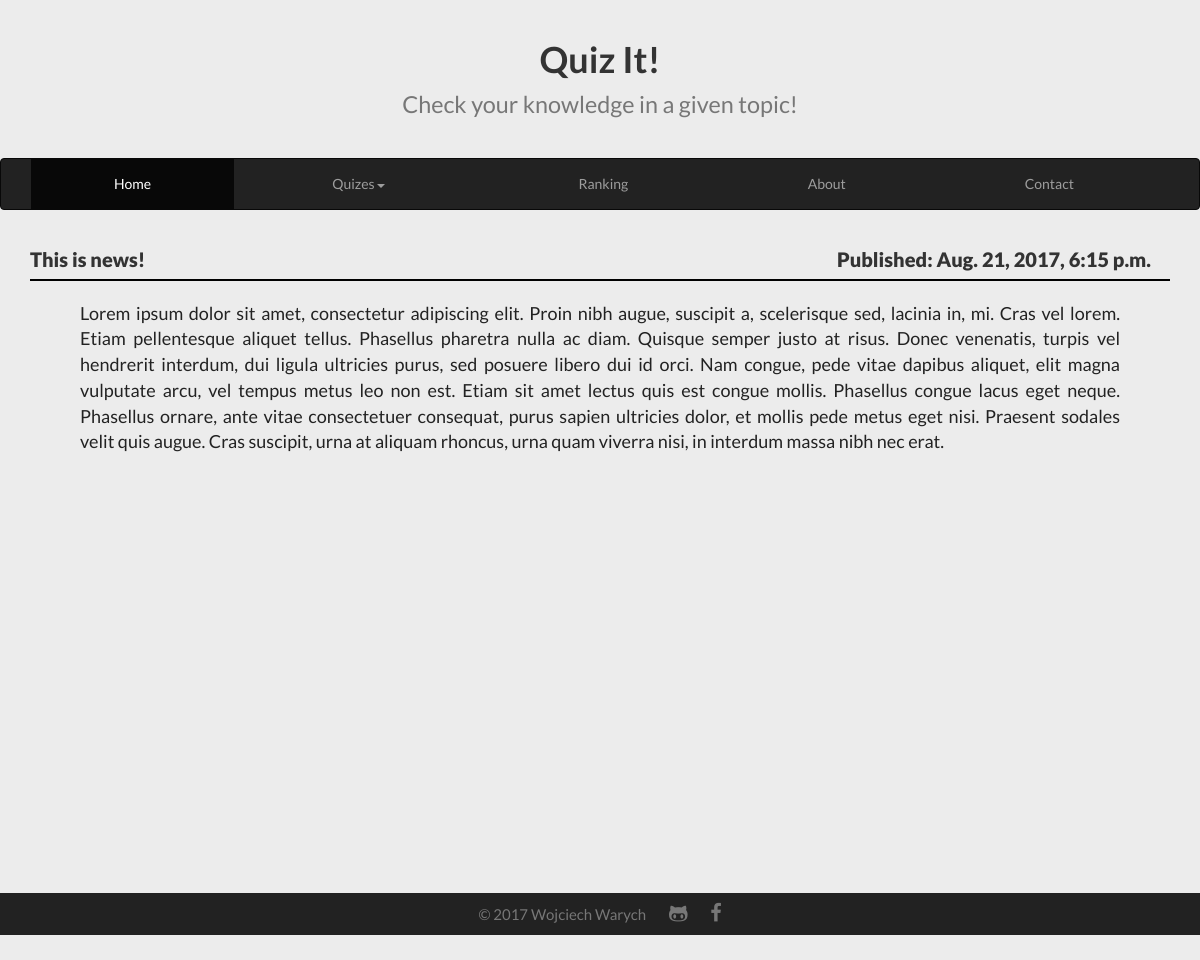
The page /home/posts/1/ on the database as committed earlier.
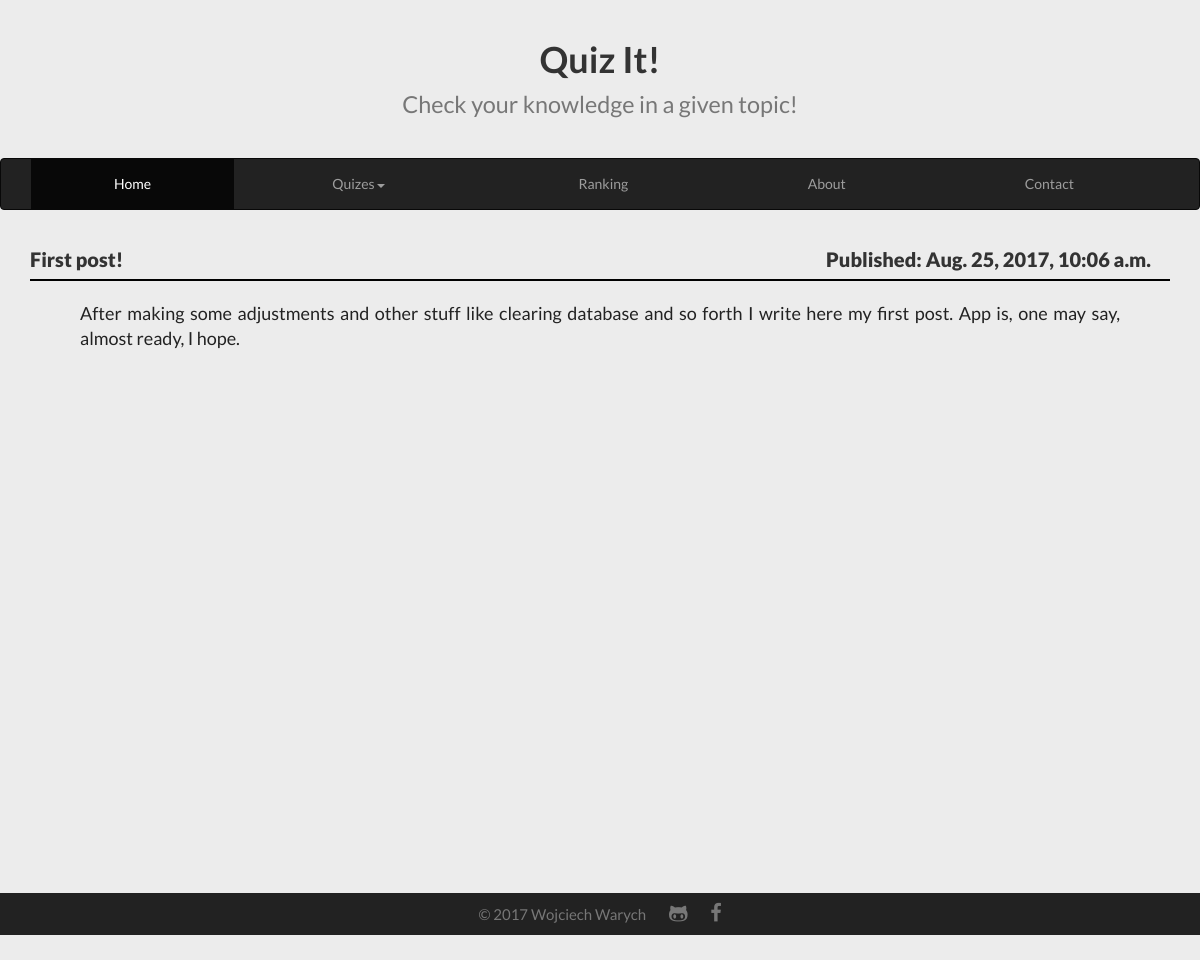
The same page on the database as committed later.
### home/models.py (models this page shows, shortened)
class News(models.Model):
	title = models.CharField(max_length=200)
	article = models.TextField()
	art_snippet = models.CharField(default='...', max_length=500)
	pub_date = models.DateTimeField()

### home/views.py (the view)
# urls.py: url(r'^posts/(?P<post_id>\d+)/$', views.post, name='post'),
def post(request, post_id):
	the_post = News.objects.get(id=post_id)
	context = {'post': the_post}
	return render(request, 'home/post.html', context)

### home/templates/home/post.html (shortened to what this page needs)
{% extends 'home/base.html' %}
{% block content %}
	{% block title_div %}
		<div class="page-header">
			<h1>
				<a href="{% url 'home:index' %}">
					Quiz It!<br><small>Check your knowledge in a given topic!</small>
				</a>
			</h1>
		</div>
	{% endblock %}
	{% block menu_div %}
		<nav class="navbar navbar-default navbar-inverse">
			<div class="container-fluid">
			<div class="collapse navbar-collapse" id="bs-example-navbar-collapse-1">
				<ul class="nav navbar-nav">
					<li class="active"><a href="{% url 'home:index' %}">Home<span class="sr-only">(current)</span></a></li>
					<li class="dropdown">
						<a href="{% url 'home:quizes' %}" class="dropdown-toggle" data-toggle="dropdown" role="button" aria-haspopup="true" aria-expanded="false">Quizes<span class="caret"></span></a>
					</li>
					<li><a href="{% url 'ranking:ranking' %}">Ranking</a></li>
					<li><a href="{% url 'home:about' %}">About</a></li>
					<li><a href="{% url 'home:contact' %}">Contact</a></li>
				</ul>
			</div>
			</div>
		</nav>
	{% endblock %}
	{% block content_div %}
				<div class="container" style="min-height:69%;">
					<article>
						<div class="article-header">
							<div class="article-title">
								<a href="{% url 'home:post' post.id%}">
									{{ post.title }}
								</a>
							</div>
							<div class="article-date">
								Published: {{ post.pub_date }}
							</div>
							<hr>
						</div>
						<div class="article-content">
							{{ post.article }}
						</div>
					</article>
				</div>
	{% endblock %}
{% endblock %}

Rows that differ between the two databases and show on the page:
changed News: title "This is news!" → "First post!"; pub_date "Aug. 21, 2017, 6:15 p.m." → "Aug. 25, 2017, 10:06 a.m."; article "Lorem ipsum dolor sit amet, consectetur adipiscing elit. Proin nibh augue, suscipit a, scelerisque sed, lacinia in, mi. Cras vel lorem. Etiam pellentesque aliquet tellus. Phasellus pharetra nulla ac diam. Quisque semper justo at risus. Donec venenatis, turpis vel hendrerit interdum, dui ligula ultricies purus, sed posuere libero dui id orci. Nam congue, pede vitae dapibus aliquet, elit magna vulputate arcu, vel tempus metus leo non est. Etiam sit amet lectus quis est congue mollis. Phasellus congue lacus eget neque. Phasellus ornare, ante vitae consectetuer consequat, purus sapien ultricies dolor, et mollis pede metus eget nisi. Praesent sodales velit quis augue. Cras suscipit, urna at…" → "After making some adjustments and other stuff like clearing database and so forth I write here my first post. App is, one may say, almost ready, I hope."
